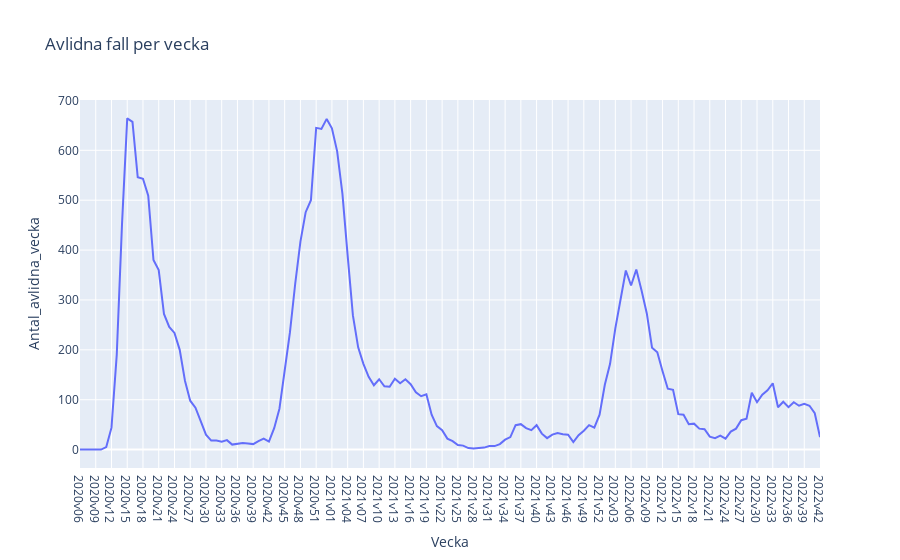

Notebook code for this chart:
### Code cell
fig = px.line(
    covid_data,
    x='Vecka', 
    y='Antal_avlidna_vecka', 
    title='Avlidna fall per vecka'
)
save_plotly_fig(fig, "avlidna_fall_per_vecka")
fig.show()

### Figure 1 — Plotly figure (JSON) as saved in the notebook; plotly's stock layout.template omitted (floating-point values rounded to 4 significant figures; data arrays with more than 128 entries replaced by an {"elided": "..."} marker saying what was removed)
{"data": [{"hovertemplate": "Vecka=%{x}<br>Antal_avlidna_vecka=%{y}<extra></extra>", "legendgroup": "", "line": {"color": "#636efa", "dash": "solid"}, "marker": {"symbol": "circle"}, "mode": "lines", "name": "", "orientation": "v", "showlegend": false, "type": "scatter", "x": {"elided": "142 str values"}, "xaxis": "x", "y": {"elided": "142 int values"}, "yaxis": "y"}], "layout": {"legend": {"tracegroupgap": 0}, "title": {"text": "Avlidna fall per vecka"}, "xaxis": {"anchor": "y", "domain": [0, 1], "title": {"text": "Vecka"}}, "yaxis": {"anchor": "x", "domain": [0, 1], "title": {"text": "Antal_avlidna_vecka"}}}}
